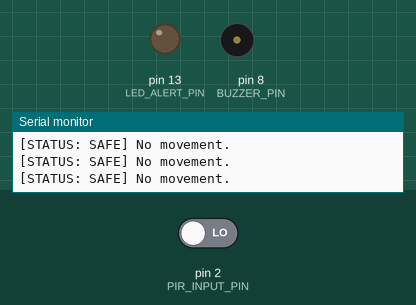
Bench run of a sketch on a simulated Arduino Uno, built with avr-gcc and run on an emulated ATmega328P. On the bench: output pins drawn as LEDs (lit = HIGH), buzzer (waves = sounding), the last lines printed to the serial monitor. Inputs (shaded band) come from the test bench; at power-on: pin 2 (PIR_INPUT_PIN) LOW.

Above: at 1.8 s.
1.9 s: pin 2 (PIR_INPUT_PIN) driven HIGH
At 2.6 s:
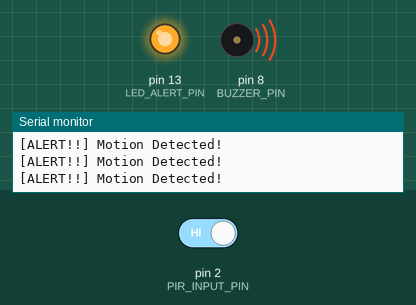
3.5 s: pin 2 (PIR_INPUT_PIN) driven LOW
At 3.9 s:
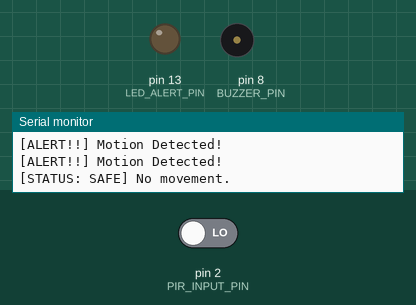
Timing chart, 0 to 6.5 s (numbered marks = the images above; inputs shaded):
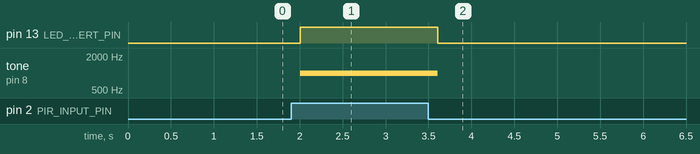

Measured:
- after the input at 1.9 s, pin 13 (LED_ALERT_PIN): LOW → HIGH after 0.11 s; tone on pin 8 (BUZZER_PIN): silent → 1000 Hz after 0.11 s
- after the input at 3.5 s, pin 13 (LED_ALERT_PIN): HIGH → LOW after 0.11 s; tone on pin 8 (BUZZER_PIN): 1000 Hz → silent after 0.11 s

The sketch:

code.ino
```cpp
// Pin Assignments
const int PIR_INPUT_PIN = 2;
const int LED_ALERT_PIN = 13;
const int BUZZER_PIN = 8;

int motionSensorState = LOW;

void setup() {
  pinMode(PIR_INPUT_PIN, INPUT);
  pinMode(LED_ALERT_PIN, OUTPUT);
  pinMode(BUZZER_PIN, OUTPUT);

  Serial.begin(9600);
  Serial.println("--- System Initialization Complete ---");
}

void loop() {
  motionSensorState = digitalRead(PIR_INPUT_PIN);

  if (motionSensorState == HIGH) {
    digitalWrite(LED_ALERT_PIN, HIGH);
    tone(BUZZER_PIN, 1000);
    Serial.println("[ALERT!!] Motion Detected!");
    delay(200);
  }
  else {
    digitalWrite(LED_ALERT_PIN, LOW);
    noTone(BUZZER_PIN);
    Serial.println("[STATUS: SAFE] No movement.");
    delay(500);
  }
}
```
